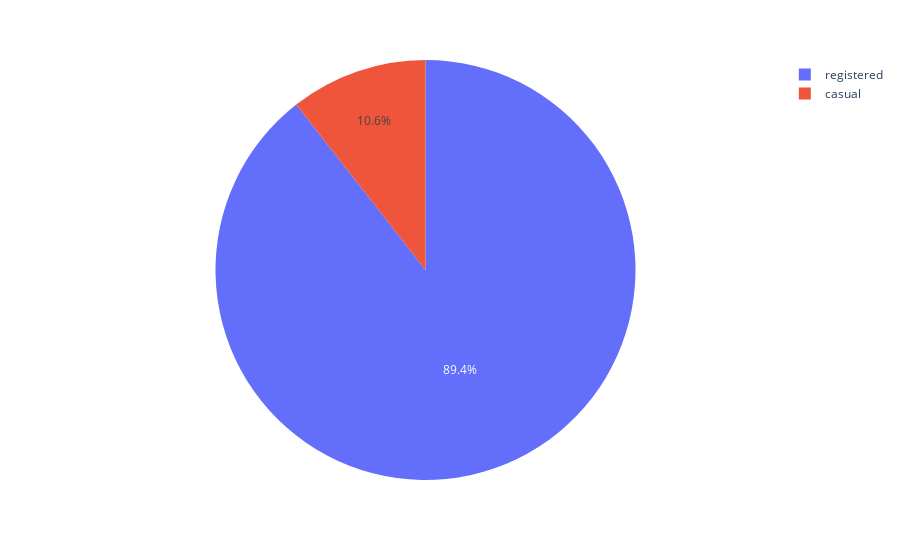

The cell this chart's notebook holds for it:
### Code cell
# creating variables filtering workingdays to morningpeaks and evening peaks (2 highest average count in our line graph)

morningpeak = workingdays[(workingdays['hr'] == 7) | (workingdays['hr'] == 8)]
eveningpeak = workingdays[(workingdays['hr'] == 17) | (workingdays['hr'] == 18)]


### WINDSPEEDS HISTOGRAMS (very dangerous windspeeds during these hours, would benefit from a warning/speed reduction)

# MORNING HISTOGRAM (windspeeds are up to danagerous levels)
morningwinds = morningpeak.groupby('dteday').agg({'cnt':'mean','not_norm_windspeeds':'mean'}).reset_index()
morninghist = px.histogram(morningwinds,'not_norm_windspeeds','cnt',title='Count of Rides by Windspeed Per Day',nbins=24,height=500,width=600)

# EVENING HISTOGRAM (windspeed averages go up to even 40 mph)
eveningwinds = eveningpeak.groupby('dteday').agg({'cnt':'mean','not_norm_windspeeds':'mean'}).reset_index()
eveninghist = px.histogram(eveningwinds,'not_norm_windspeeds','cnt',title='Count of Rides by Windspeed Per Day',nbins=24,height=500,width=600)

### SEASONAL BAR GRAPHS

# MORNING BAR GRAPH (during mornings, summer bikes most frequently used, fall second)
morningbar = morningpeak.groupby('season')['cnt'].sum().reset_index()

morningseasonality = px.bar(morningbar,'season','cnt',text='cnt',title='Count of Total Rides by Season',width=450,height = 500)
morningseasonality.update_layout(xaxis_title='Season', yaxis_title='Total Count of Rides', font=dict(size=12))
morningseasonality.update_traces(marker_color = ['RoyalBlue', 'RoyalBlue', 'ForestGreen', 'FireBrick'],textposition='outside')

# EVENING BAR GRAPH (during evenings, summer bikes are more frequently used, spring second)
eveningbar = eveningpeak.groupby('season')['cnt'].sum().reset_index()

eveningseasonality = px.bar(eveningbar,'season','cnt',text='cnt',title='Count of Total Rides by Season',width=450,height = 500)
eveningseasonality.update_layout(xaxis_title='Season', yaxis_title='Total Count of Rides', font=dict(size=12))
eveningseasonality.update_traces(marker_color = ['RoyalBlue', 'RoyalBlue', 'ForestGreen', 'FireBrick'],textposition='outside')

### COMPISITION PIE GRAPHS (checking to see registered bike rides vs casual per peak)

# morning peak pie
morningcountindex = morningpeak[['dteday','casual','registered','cnt']].reset_index()
morningsums = morningcountindex[['casual','registered']].mean()

morningpie = px.pie(morningsums,names=['casual','registered'],values=morningsums)

# evening peak pie (a higher percentage of casual bike riders in the evening compared to night but still both smaller percentages vs all day pie)

eveningcountindex = eveningpeak[['dteday','casual','registered','cnt']].reset_index()
eveningsums = eveningcountindex[['casual','registered']].mean()

eveningpie = px.pie(eveningsums,names=['casual','registered'],values=eveningsums)

eveningpie

### Figure 1 — Plotly figure (JSON) as saved in the notebook; plotly's stock layout.template omitted (floating-point values rounded to 4 significant figures)
{"data": [{"domain": {"x": [0, 1], "y": [0, 1]}, "hovertemplate": "label=%{label}<br>value=%{value}<extra></extra>", "labels": ["casual", "registered"], "legendgroup": "", "name": "", "showlegend": true, "type": "pie", "values": [53.68, 455.1]}], "layout": {"legend": {"tracegroupgap": 0}, "margin": {"t": 60}}}
